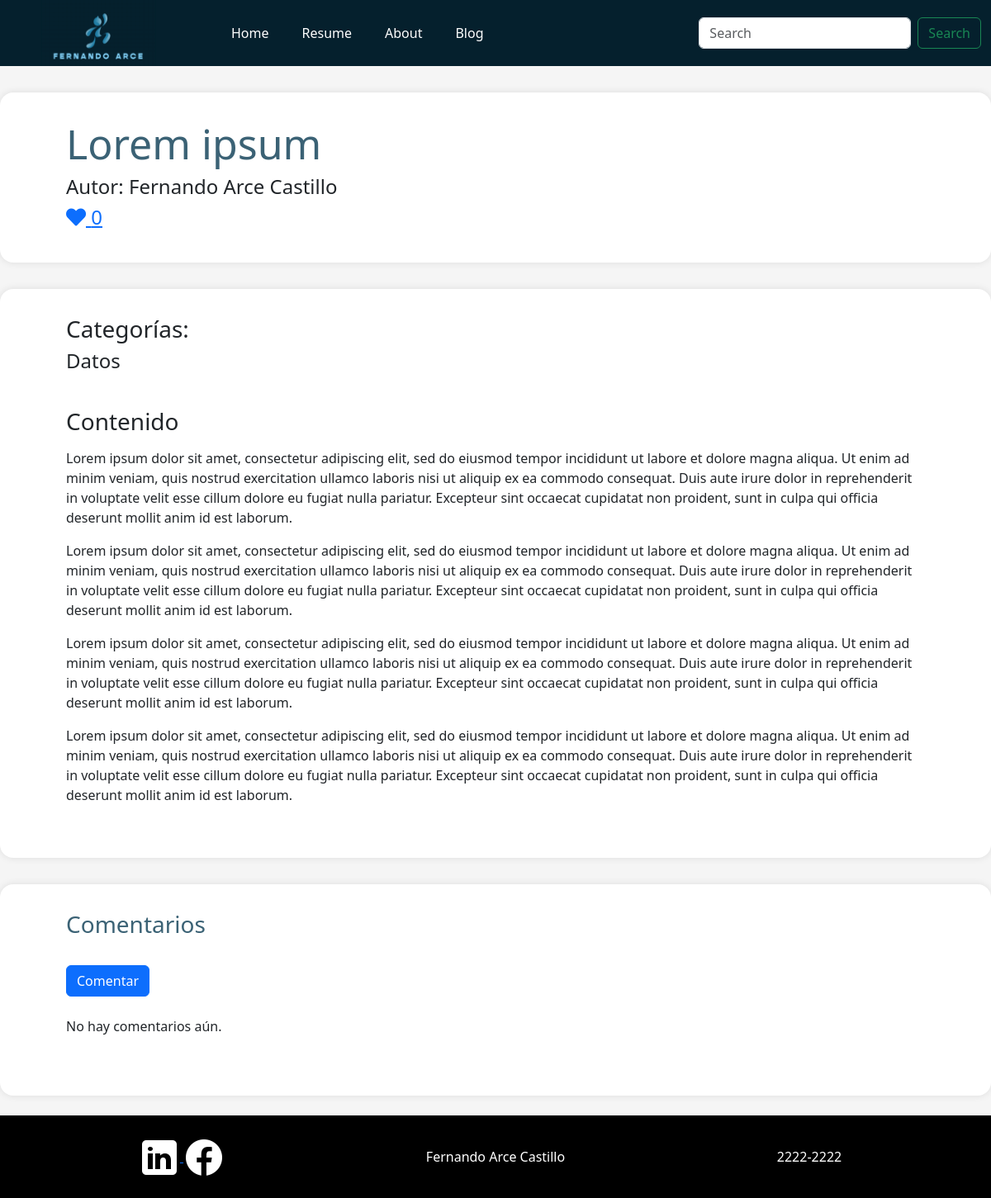
The page /articulo/12/ on the database as committed earlier.
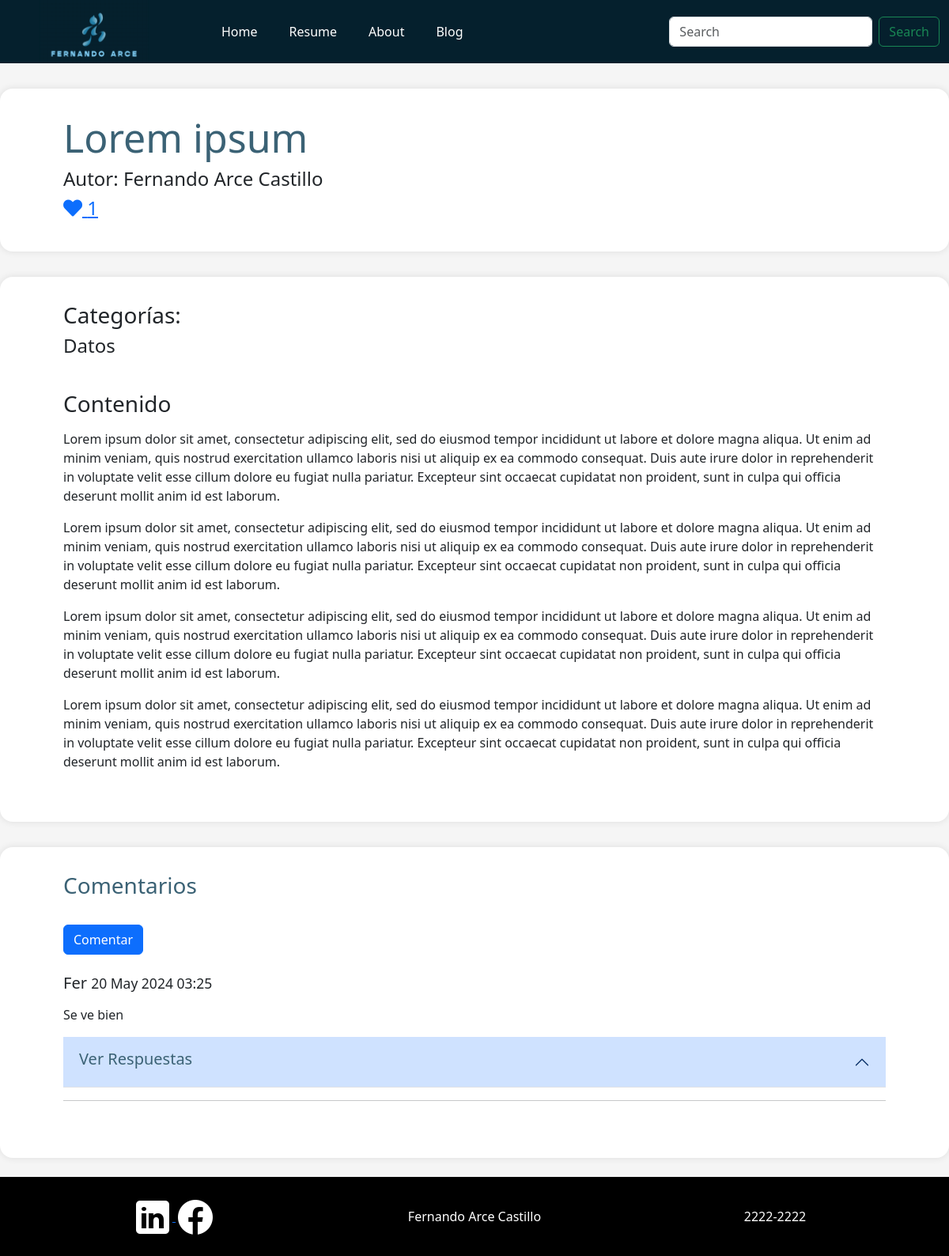
The same page on the database as committed later.
### sitio_personal/models.py (models this page shows, shortened)
class Articulo(models.Model):
    titulo = models.CharField(max_length=200)
    contenido = models.TextField()
    etiquetas = models.ManyToManyField(Etiqueta)
    fecha_publicacion = models.DateTimeField(auto_now_add=True)
    likes = models.ManyToManyField(User, related_name='likes', blank=True)
    thumbnail = models.ImageField(upload_to='sitio_personal/static/img/thumbnails', null=True, blank=True)
    preview = models.TextField(null=True, blank=True)
    tiempo_lectura = models.IntegerField(default=5)
    def total_likes(self):
        return self.likes.count()

class Etiqueta(models.Model):
    nombre = models.CharField(max_length=100)

class Comentario(models.Model):
    articulo = models.ForeignKey(Articulo, related_name='comentarios', on_delete=models.CASCADE)
    nombre = models.CharField(max_length=100)
    cuerpo = models.TextField()
    fecha = models.DateTimeField(auto_now_add=True)
    parent = models.ForeignKey('self', null=True, blank=True, related_name='respuestas', on_delete=models.CASCADE)
    es_respuesta = models.BooleanField(default=False)
    class Meta:
        ordering = ['-fecha']

### sitio_personal/views.py (the view)
# urls.py: path('articulo/<int:articulo_id>/', views.detalle_articulo, name='detalle_articulo'),
def detalle_articulo(request, articulo_id):
    articulo = get_object_or_404(Articulo, id=articulo_id)
    comentarios = articulo.comentarios.order_by('-fecha').filter(es_respuesta = False)
    if request.method == 'POST':
        form = ComentarioForm(request.POST)
        if form.is_valid():
            comentario = form.save(commit=False)
            comentario.articulo = articulo
            comentario.save()
            return redirect('detalle_articulo', articulo_id=articulo.id)
    else:
        form = ComentarioForm()
    return render(request, 'sitio_personal/detalle_articulo.html', {'articulo': articulo, 'comentarios': comentarios, 'form': form})

### sitio_personal/forms.py
class ComentarioForm(forms.ModelForm):
    class Meta:
        model = Comentario
        fields = ['nombre', 'cuerpo']

### sitio_personal/templates/sitio_personal/detalle_articulo.html (shortened to what this page needs)
{% extends 'base.html' %}
{% block content %}
<div class="container-xxl articulo_encabezado">
    <h1 style="color: #3B6275; font-size: 50px;">{{ articulo.titulo }}</h1>
    <h4>Autor: Fernando Arce Castillo</h4>
    <h4>
        <a href="#" class="like-button" data-id="{{ articulo.id }}">
            <i class="fas fa-heart"></i> {{ articulo.total_likes }}
        </a>
    </h4>
</div>
<div class="container-xxl articulo_completo">
    <h3>Categorías:</h3>
    <h4>
        {% for etiqueta in articulo.etiquetas.all %}
            {{ etiqueta.nombre }}
        {% endfor %}
        <br />
    </h4>
    <h3><br />Contenido </h3>
    <p>{{ articulo.contenido|linebreaks }}</p>
</div>
<div class="container-xxl articulo_completo">
    <h3 style="color: #3B6275;">Comentarios</h3>
    <button type="button" class="btn btn-primary mt-4 mb-4" data-bs-toggle="modal" data-bs-target="#comentarioModal">
        Comentar
    </button>
    <div class="lista_comentarios mb-4">
        {% for comentario in comentarios %}
            <div class="comentario">
                <h5>{{ comentario.nombre }} <small>{{ comentario.fecha|date:"d M Y H:i" }}</small></h4>
                <p>{{ comentario.cuerpo|linebreaks }}</p>
                {% if comentario.respuestas.all %}
                <div class="accordion accordion-flush" id="accordionExample">
                    <div class="accordion-item">
                        <h2 class="accordion-header">
                            <button class="accordion-button" type="button" data-bs-toggle="collapse" data-bs-target="#collapseOne" aria-expanded="false" aria-controls="collapseOne">
                                <h5 style="color: #3B6275;"> Ver Respuestas </h5>
                            </button>
                        </h2>
                    </div>
                </div>
                {% endif %}
            </div>
            <hr>
        {% empty %}
            <p>No hay comentarios aún.</p>
        {% endfor %}
    </div>
</div>
<footer class="footer-black mt-4">
    <div class="container text-center">
        <div class="row align-items-start">
            <div class="col">
                <div class="container">
                    <a href="https://www.linkedin.com/" target="_blank">
                        <img src="../../static/img/logo_linkedin.png" alt="perfil linkedin" />
                    </a>
                    <span>
                        <a href="https://www.facebook.com/" target="_blank">
                            <img src="../../static/img/logo_facebook.png" alt="perfil facebook" />
                        </a>
                    </span>
                </div>
            </div>
            <div class="col">
                Fernando Arce Castillo
            </div>
            <div class="col">
                2222-2222
            </div>
        </div>
    </div>
</footer>
{% endblock %}

### sitio_personal/templates/base.html (shortened to what this page needs)
{% load static %}
<!DOCTYPE html>
<html>
<head>
    <link href="https://cdn.jsdelivr.net/npm/bootstrap@5.3.3/dist/css/bootstrap.min.css" rel="stylesheet">
    <link href="{% static 'css/styles.css' %}" rel="stylesheet">
    <link rel="stylesheet" href="https://cdnjs.cloudflare.com/ajax/libs/font-awesome/5.15.4/css/all.min.css">
</head>
<body>
    <nav class="navbar navbar-expand-lg navbar-custom">
        <div class="container-fluid">
            <a class="navbar-brand text-white" href="#">
                <img src="{% static 'img/logo.png' %}" alt="Logo de la pagina" width="220" height="80">
            </a>
            <div class="collapse navbar-collapse" id="navbarSupportedContent">
                <ul class="navbar-nav me-auto mb-0 mb-lg-0 ms-lg-0 ">
                    <li class="nav-item ms-4">
                        <a class="nav-link active text-white" aria-current="page" href="/">Home</a>
                    </li>
                    <li class="nav-item ms-4">
                        <a class="nav-link text-white" href="/resume">Resume</a>
                    </li>
                    <li class="nav-item ms-4">
                        <a class="nav-link text-white" href="/about">About</a>
                    </li>
                    <li class="nav-item ms-4">
                        <a class="nav-link text-white" href="/articulos">Blog</a>
                    </li>
                </ul>
                <form class="d-flex" role="search">
                    <input class="form-control me-2" type="search" placeholder="Search" aria-label="Search">
                    <button class="btn btn-outline-success" type="submit">Search</button>
                </form>
            </div>
        </div>
    </nav>
    <div class="main_container">
    {% block content %}{% endblock %}
    </div>
</body>
</html>

### sitio_personal/static/css/styles.css (style rules this page uses)
body { background-color: #f5f5f5; }
.navbar-custom { background-color: #05202D; height: 80px; }
.footer-black { background-color: #000; color: #fff; padding-top: 20px; height: 100px; line-height: 60px; }
.articulo_encabezado { background-color: #fff; padding-left: 5rem; padding-right: 5rem; padding-top: 2rem; padding-bottom: 2rem; margin-top: 2rem; border-radius: 1rem; box-shadow: 0px 0px 10px rgba(0, 0, 0, 0.1); }
.articulo_completo { background-color: #fff; padding-left: 5rem; padding-right: 5rem; padding-top: 2rem; padding-bottom: 2rem; padding-bottom: 3rem; margin-top: 2rem; border-radius: 1rem; box-shadow: 0px 0px 10px rgba(0, 0, 0, 0.1); }

Rows that differ between the two databases and show on the page:
computed for Articulo "Lorem ipsum": total_likes "0" → "1"
added Comentario: nombre "Fer", fecha "20 May 2024 03:25", cuerpo "Se ve bien"
Other text that changed with them:
text no longer shown: "No hay comentarios aún."
